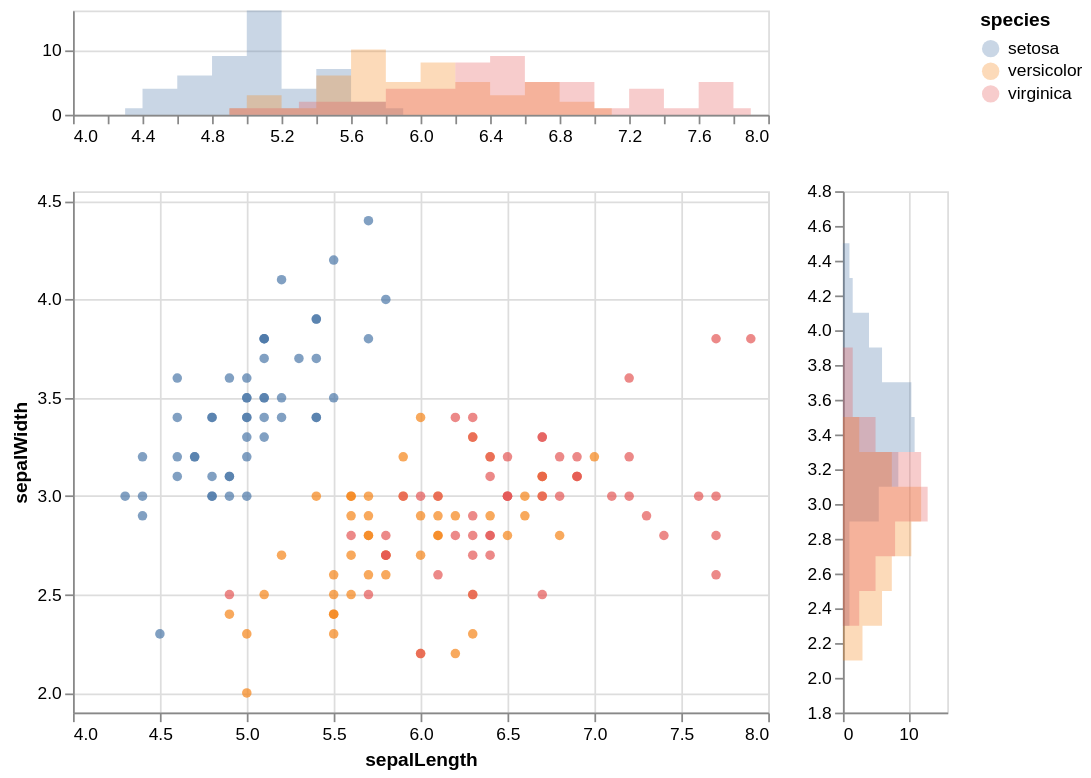

The Vega-Lite source for this figure:
### Vega-Lite specification from a JSON file in a GitHub repository (floating-point values rounded to 4 significant figures; data arrays with more than 128 entries replaced by an {"elided": "..."} marker saying what was removed)
{"config": {"view": {"height": 300, "width": 400}}, "$schema": "https://vega.github.io/schema/vega-lite/v2.4.1.json", "vconcat": [{"encoding": {"y": {"aggregate": "count", "stack": null, "type": "quantitative", "axis": {"title": ""}}, "x": {"bin": {"extent": [4.0, 8.0], "maxbins": 20}, "field": "sepalLength", "stack": null, "type": "quantitative", "axis": {"title": ""}}, "color": {"field": "species", "type": "nominal"}}, "data": {"values": {"elided": "150 records"}}, "height": 60, "mark": {"interpolate": "step", "type": "area", "opacity": 0.3}}, {"hconcat": [{"encoding": {"y": {"scale": {"domain": [1.9, 4.55]}, "field": "sepalWidth", "type": "quantitative"}, "x": {"scale": {"domain": [4.0, 8.0]}, "field": "sepalLength", "type": "quantitative"}, "color": {"field": "species", "type": "nominal"}}, "data": {"values": {"elided": "150 records"}}, "mark": "circle"}, {"encoding": {"y": {"bin": {"extent": [1.9, 4.55], "maxbins": 20}, "field": "sepalWidth", "stack": null, "type": "quantitative", "axis": {"title": ""}}, "x": {"aggregate": "count", "stack": null, "type": "quantitative", "axis": {"title": ""}}, "color": {"field": "species", "type": "nominal"}}, "data": {"values": {"elided": "150 records"}}, "mark": {"interpolate": "step", "type": "area", "opacity": 0.3}, "width": 60}]}]}
